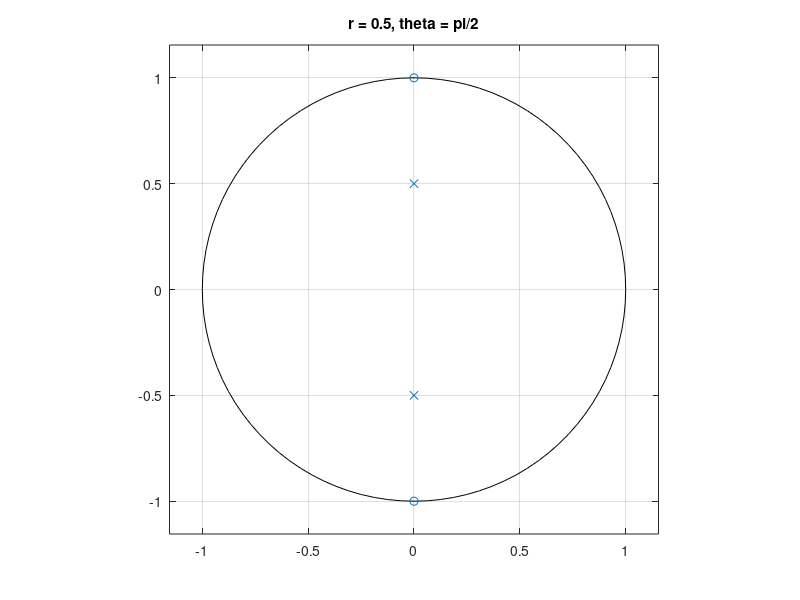
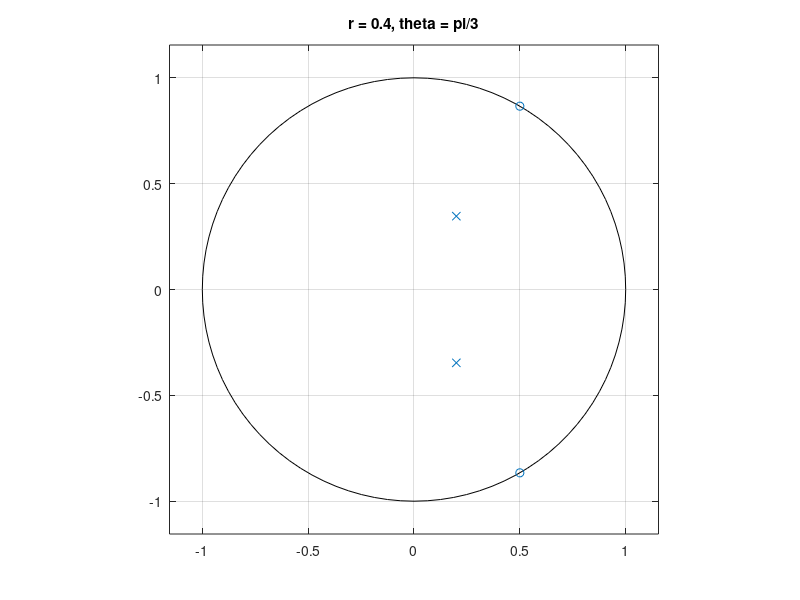

Reproduce these figures in MATLAB, in order.
figure();

r = 0.5;
theta = pi/2;
b = [1,-2*cos(theta),1];
a = [1,-2*r*cos(theta),r*r];

zplane(b,a);
title("r = 0.5, theta = pi/2");

figure();
r = 0.4;
theta = pi/3;
b = [1,-2*cos(theta),1];
a = [1,-2*r*cos(theta),r*r];

zplane(b,a);
title("r = 0.4, theta = pi/3");
